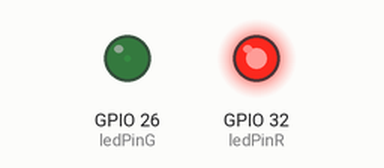
Simulated run of this sketch. Board: ESP32. Shown: output pins drawn as LEDs (lit = HIGH). What the sketch prints to the serial monitor is not drawn.

Above: at 0.05 s.
At 1.15 s:
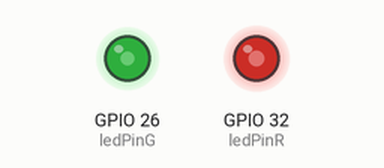
At 2.3 s:
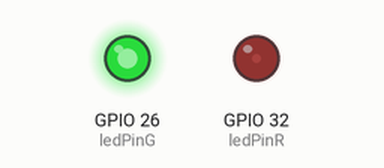
At 4.6 s:
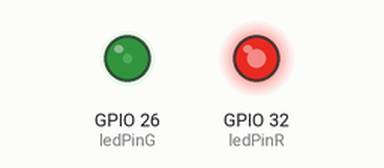
Timing chart, 0 to 6.7 s (numbered marks = the images above):
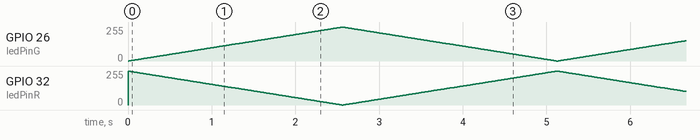

The sketch:

ex06.ino
```cpp
const int ledPinG = 26;
const int ledPinR = 32;

const int freq = 5000;
const int resolution = 8;

void setup() {
  Serial.begin(115200);

  ledcAttach(ledPinG, freq, resolution);
  ledcAttach(ledPinR, freq, resolution);
}

void loop() {
  for(int dutyCycle = 0; dutyCycle <= 255; dutyCycle++){
    ledcWrite(ledPinG, dutyCycle);
    ledcWrite(ledPinR, 255 - dutyCycle);
    delay(10);
  }

  for(int dutyCycle = 255; dutyCycle >= 0; dutyCycle--){
    ledcWrite(ledPinG, dutyCycle);
    ledcWrite(ledPinR, 255 - dutyCycle);
    delay(10);
  }

  Serial.println("Dual flash cycle completed");
}
```
